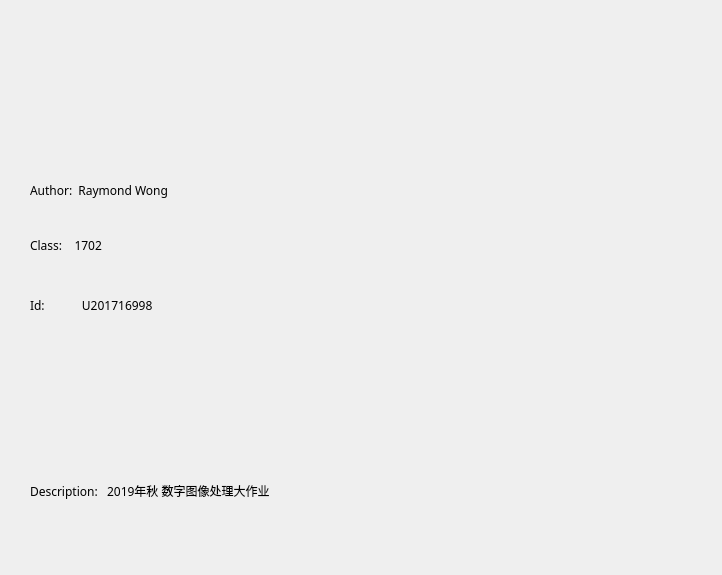
<?xml version="1.0" encoding="UTF-8"?>
<ui version="4.0">
 <class>Form</class>
 <widget class="QWidget" name="Form">
  <property name="geometry">
   <rect>
    <x>0</x>
    <y>0</y>
    <width>722</width>
    <height>575</height>
   </rect>
  </property>
  <property name="windowTitle">
   <string>Form</string>
  </property>
  <property name="windowIcon">
   <iconset>
    <normalon>:/svg/qt.svg</normalon>
   </iconset>
  </property>
  <widget class="QLabel" name="label_6">
   <property name="geometry">
    <rect>
     <x>320</x>
     <y>30</y>
     <width>381</width>
     <height>411</height>
    </rect>
   </property>
   <property name="text">
    <string/>
   </property>
   <property name="pixmap">
    <pixmap resource="img/img.qrc">:/jpg/author.jpg</pixmap>
   </property>
  </widget>
  <widget class="QLabel" name="label_9">
   <property name="geometry">
    <rect>
     <x>30</x>
     <y>290</y>
     <width>241</width>
     <height>31</height>
    </rect>
   </property>
   <property name="font">
    <font>
     <family>Bahnschrift Light</family>
    </font>
   </property>
   <property name="text">
    <string>Id:            U201716998</string>
   </property>
  </widget>
  <widget class="QLabel" name="label_7">
   <property name="geometry">
    <rect>
     <x>30</x>
     <y>170</y>
     <width>251</width>
     <height>41</height>
    </rect>
   </property>
   <property name="font">
    <font>
     <family>Bahnschrift Light</family>
    </font>
   </property>
   <property name="text">
    <string>Author:  Raymond Wong</string>
   </property>
  </widget>
  <widget class="QLabel" name="label_8">
   <property name="geometry">
    <rect>
     <x>30</x>
     <y>230</y>
     <width>241</width>
     <height>31</height>
    </rect>
   </property>
   <property name="font">
    <font>
     <family>Bahnschrift Light</family>
    </font>
   </property>
   <property name="text">
    <string>Class:    1702</string>
   </property>
  </widget>
  <widget class="QLabel" name="label_11">
   <property name="geometry">
    <rect>
     <x>30</x>
     <y>470</y>
     <width>351</width>
     <height>41</height>
    </rect>
   </property>
   <property name="font">
    <font>
     <family>Bahnschrift Light</family>
    </font>
   </property>
   <property name="text">
    <string>Description:   2019年秋 数字图像处理大作业</string>
   </property>
  </widget>
 </widget>
 <resources>
  <include location="img/img.qrc"/>
 </resources>
 <connections/>
</ui>
